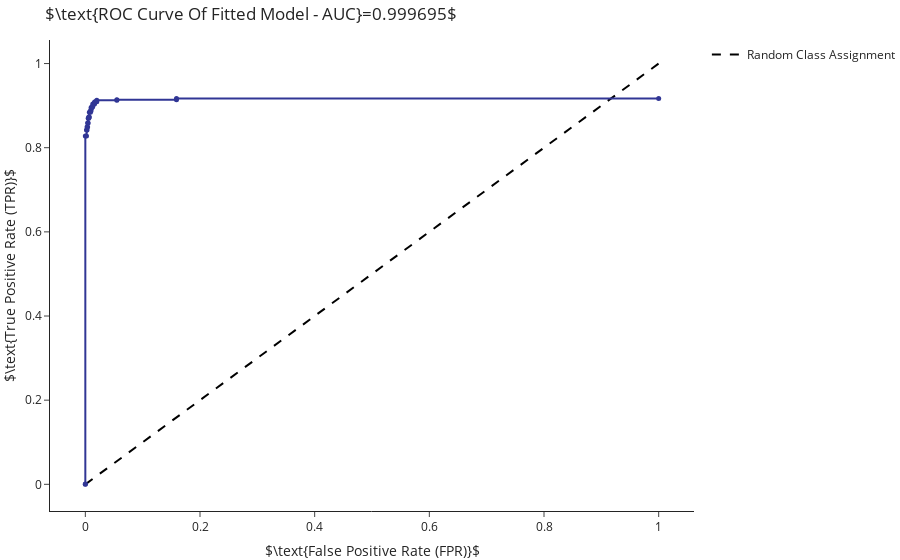

The notebook cell saved with this chart:
### Markdown cell above
Based on the confusion matrix (calculated for a given threshold) we are able to define different measures of performance for the classifier. If for example, we want to ask what is the classifier's accuracy we will look at the fraction of correcly classified samples, that is, $Accuracy=TP+TN/(P+N)$.

Similarly, we can define many other useful measures. Two measures that are commonly used in the field of computer science are:
- False Positive Rate: the fraction of false-positives out of all positives: $FPR=FP/N$. This measure describes how unsuccessful the classifier is in specifying negative labels.
- True Positive Rate (sensitivity): the fraction true-positives out of all positives: $TPR=TP/P$. This measure describes how successful the classifier is in specifying positive labels.

These two measures are then combined into a single graph - the ROC curve. In this grahp, each point represents a threshold that yielded a pait of $(FPR,TPR)$. It can help us evaluate the classifiers performance in classifying positive samples and determine the optimal threshold value.

Another use of the ROC curve is to calculate further summary statistics such as the Area Under Curve (AUC). Given randomly chosen positive an negative samples, the AUC equals to the probability that the classifier will output a higher probability of assignment to class $1$ for the positive sample compared to the negative sample.

### Code cell
from sklearn.metrics import roc_curve, auc
fpr, tpr, thresholds = roc_curve(y, y_prob)

go.Figure(
    data=[go.Scatter(x=[0,1], y=[0,1], mode="lines", line=dict(color="black", dash='dash'), name="Random Class Assignment"),
          go.Scatter(x=fpr, y=tpr, mode='markers+lines',text=thresholds, name="", showlegend=False, marker_size=5, marker_color=c[1][1],
                     hovertemplate="<b>Threshold:</b>%{text:.3f}<br>FPR: %{x:.3f}<br>TPR: %{y:.3f}")],
    layout=go.Layout(title=rf"$\text{{ROC Curve Of Fitted Model - AUC}}={auc(fpr, tpr):.6f}$", 
                                 xaxis=dict(title=r"$\text{False Positive Rate (FPR)}$"),
                                 yaxis=dict(title=r"$\text{True Positive Rate (TPR)}$")))

### Figure 1 — Plotly figure (JSON) as saved in the notebook; plotly's stock layout.template omitted (floating-point values rounded to 4 significant figures; data arrays with more than 128 entries replaced by an {"elided": "..."} marker saying what was removed)
{"data": [{"line": {"color": "black", "dash": "dash"}, "mode": "lines", "name": "Random Class Assignment", "type": "scatter", "x": [0, 1], "y": [0, 1]}, {"hovertemplate": "<b>Threshold:</b>%{text:.3f}<br>FPR: %{x:.3f}<br>TPR: %{y:.3f}", "marker": {"color": "rgb(49,54,149)", "size": 5}, "mode": "markers+lines", "name": "", "showlegend": false, "text": [2.0, 1.0, 0.8919, 0.8224, 0.7885, 0.6455, 0.5836, 0.546, 0.4271, 0.3745, 0.3628, 0.3487, 0.3217, 0.2238, 0.1869, 0.1433, 0.1392, 0.1097, 0.1067, 0.02442, 0.02415, 0.001703, 0.001693, 3.969e-11], "type": "scatter", "x": [0, 0, 0, 0.002, 0.002, 0.003, 0.003, 0.004, 0.004, 0.005, 0.005, 0.006, 0.006, 0.007, 0.007, 0.009, 0.009, 0.01, 0.01, 0.011, 0.011, 0.012, 0.012, 0.013, 0.013, 0.016, 0.016, 0.017, 0.017, 0.02, 0.02, 0.055, 0.055, 0.159, 0.159, 1], "y": {"elided": "173 float values"}}], "layout": {"title": {"text": "$\\text{ROC Curve Of Fitted Model - AUC}=0.999695$"}, "xaxis": {"title": {"text": "$\\text{False Positive Rate (FPR)}$"}}, "yaxis": {"title": {"text": "$\\text{True Positive Rate (TPR)}$"}}}}
